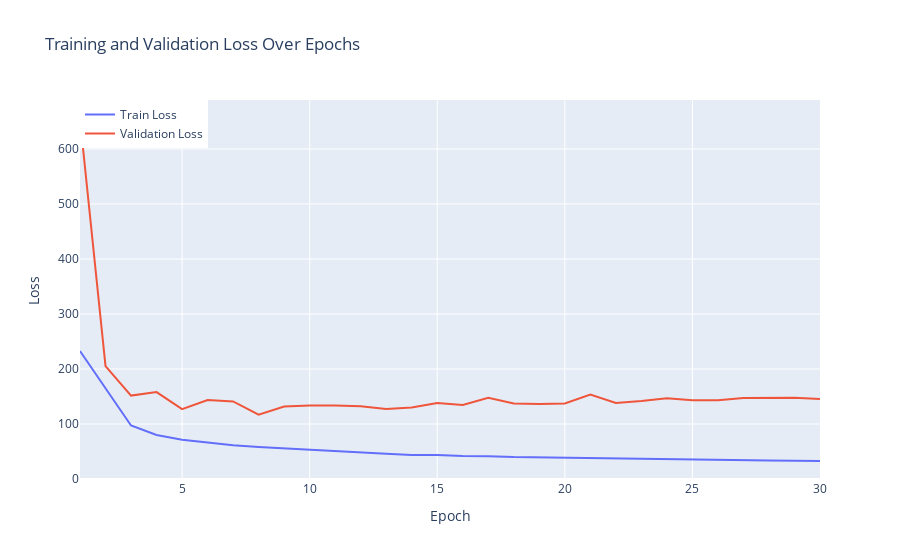

The code cell stored with this chart in its notebook:
### Code cell
fig = go.Figure()
length = len(history3.history['loss'])
fig.add_trace(go.Scatter(x=np.arange(1, length+1), y=history3.history['loss'], mode='lines', name='Train Loss'))
fig.add_trace(go.Scatter(x=np.arange(1, length+1), y=history3.history['val_loss'], mode='lines', name='Validation Loss'))
fig.update_layout(
    title='Training and Validation Loss Over Epochs',
    xaxis=dict(title='Epoch'),
    yaxis=dict(title='Loss'),
    legend=dict(x=0, y=1, traceorder='normal'),
)
fig.show()

### Figure 1 — Plotly figure (JSON) as saved in the notebook; plotly's stock layout.template omitted (floating-point values rounded to 4 significant figures)
{"data": [{"mode": "lines", "name": "Train Loss", "type": "scatter", "x": [1, 2, 3, 4, 5, 6, 7, 8, 9, 10, 11, 12, 13, 14, 15, 16, 17, 18, 19, 20, 21, 22, 23, 24, 25, 26, 27, 28, 29, 30], "y": [232.7, 163.9, 97.28, 80.06, 71.58, 66.26, 61.43, 58.1, 55.43, 53.07, 51.08, 47.32, 45.92, 43.58, 43.44, 41.81, 41.55, 39.84, 39.2, 38.25, 37.14, 36.74, 36.06, 36.21, 34.86, 34.65, 34.4, 33.52, 33.43, 32.75]}, {"mode": "lines", "name": "Validation Loss", "type": "scatter", "x": [1, 2, 3, 4, 5, 6, 7, 8, 9, 10, 11, 12, 13, 14, 15, 16, 17, 18, 19, 20, 21, 22, 23, 24, 25, 26, 27, 28, 29, 30], "y": [654.4, 205.1, 151.6, 158.0, 127.1, 143.6, 141.0, 117.1, 131.7, 133.7, 133.6, 132.3, 127.4, 129.9, 138.0, 134.7, 147.6, 137.1, 136.4, 137.2, 153.6, 138.3, 142.0, 146.9, 143.3, 143.0, 147.2, 147.2, 147.6, 145.3]}], "layout": {"legend": {"traceorder": "normal", "x": 0, "y": 1}, "title": {"text": "Training and Validation Loss Over Epochs"}, "xaxis": {"title": {"text": "Epoch"}}, "yaxis": {"title": {"text": "Loss"}}}}
